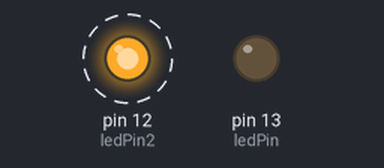
Simulated run of this sketch. Board: Arduino Uno, built with avr-gcc and run on an emulated ATmega328P. On the bench: output pins drawn as LEDs (lit = HIGH). Dashed ring = blinking. What the sketch prints to the serial monitor is not drawn.

Above: at 60.03 s.
Timing chart, 0 to 63.0 s (numbered marks = the images above):
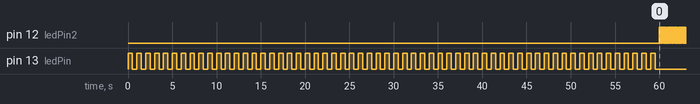

Measured:
- by itself, pin 12 (ledPin2): alternates HIGH for 0.05 s and LOW for 0.05 s

The sketch:

countdown.ino
```cpp
/*
This program counts down from 60 (or any number you choose) with one set of lights, then blinks fast
with another set once the countdown is over. Connect the countdown lights to digital 13, and the blinking
lights to digital 12.
*/
int ledPin = 13;
int ledPin2 = 12;
bool hasBlinked = false;

void setup() {
  Serial.begin(9600);
  pinMode(ledPin, OUTPUT);
  pinMode(ledPin2, OUTPUT);
  for (int i = 0; i < 60; i++) {
    Serial.print(60 - i);
    Serial.println(" seconds");
    digitalWrite(ledPin, HIGH);
    delay(500);
    digitalWrite(ledPin, LOW);
    delay(500);
  }
  hasBlinked = true;
}

void loop() {
  if (hasBlinked) {
    digitalWrite(ledPin2, HIGH);
    delay(50);
    digitalWrite(ledPin2, LOW);
    delay(50);
  }
}
```
